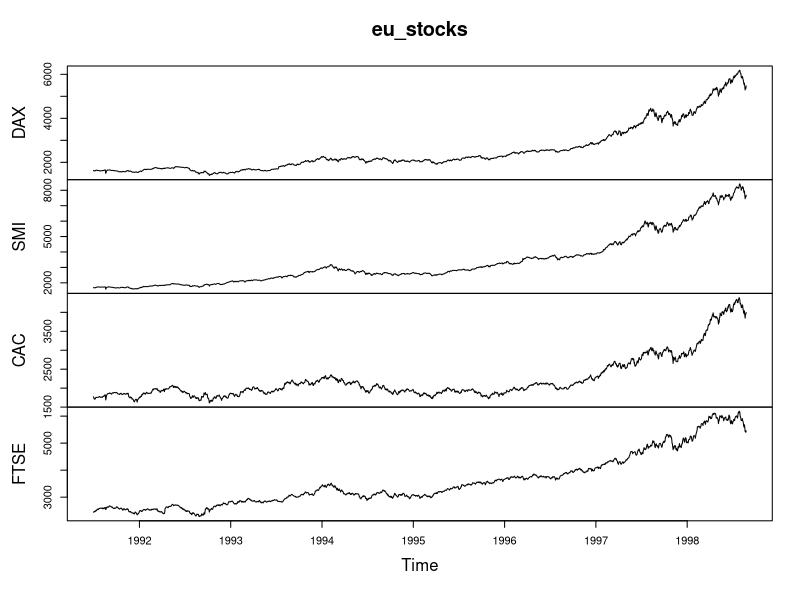
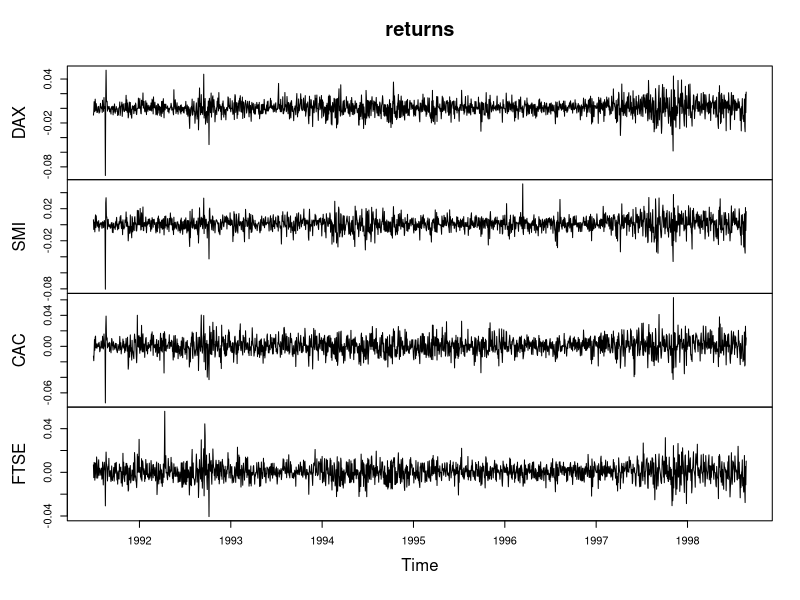
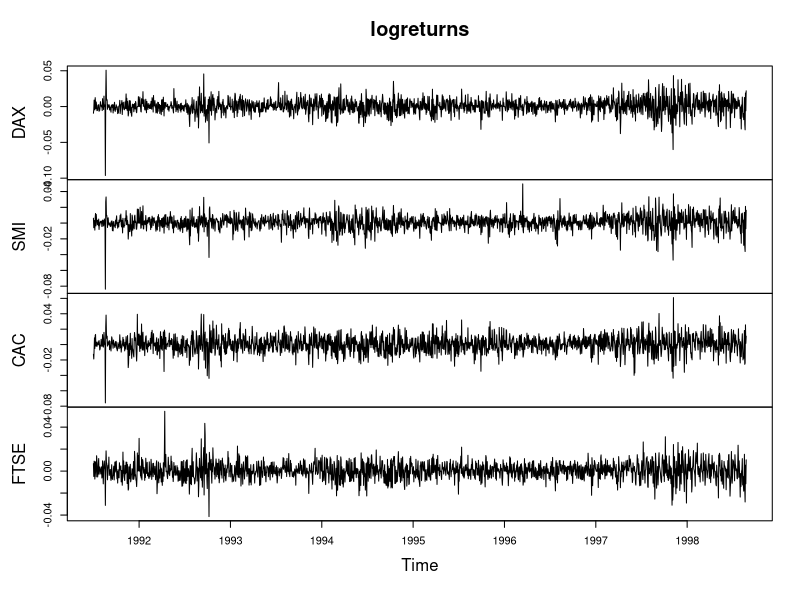
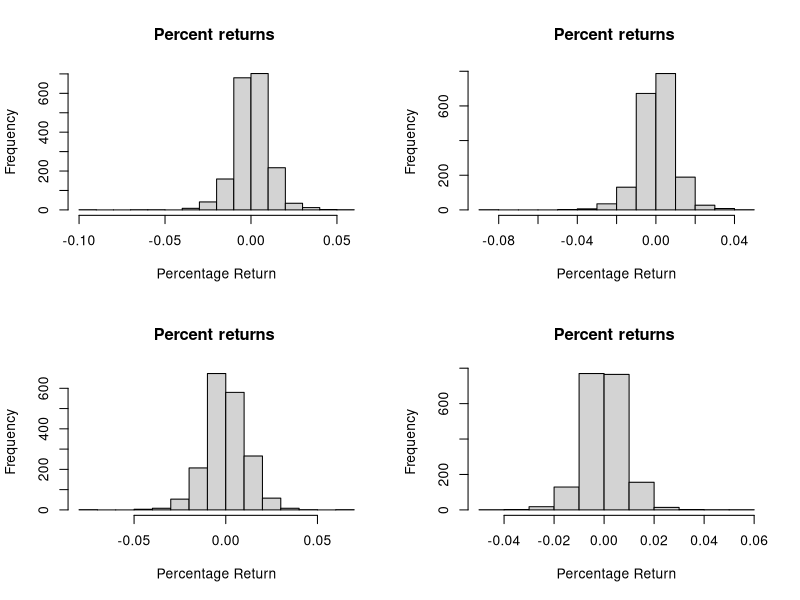
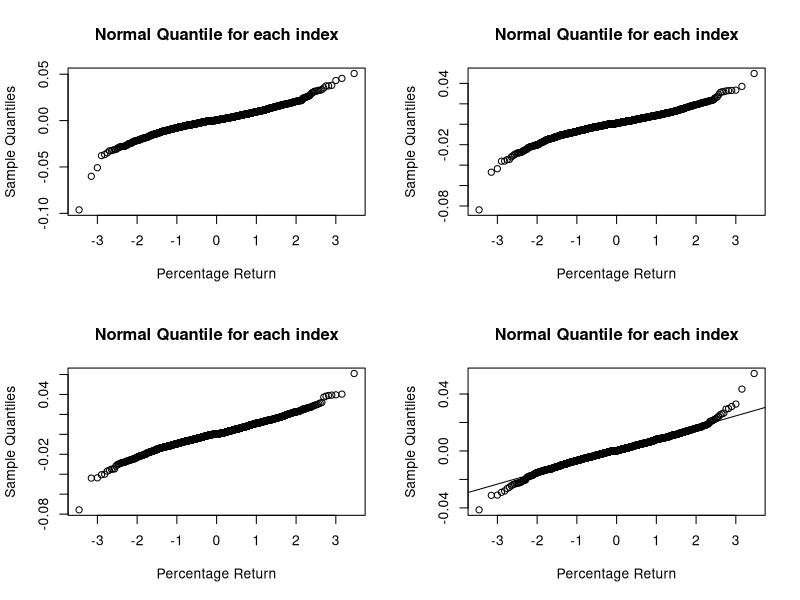
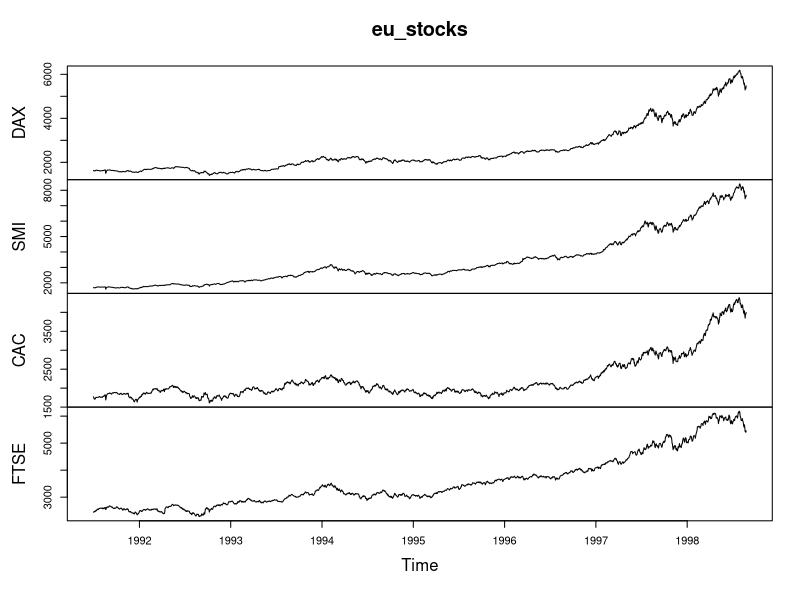
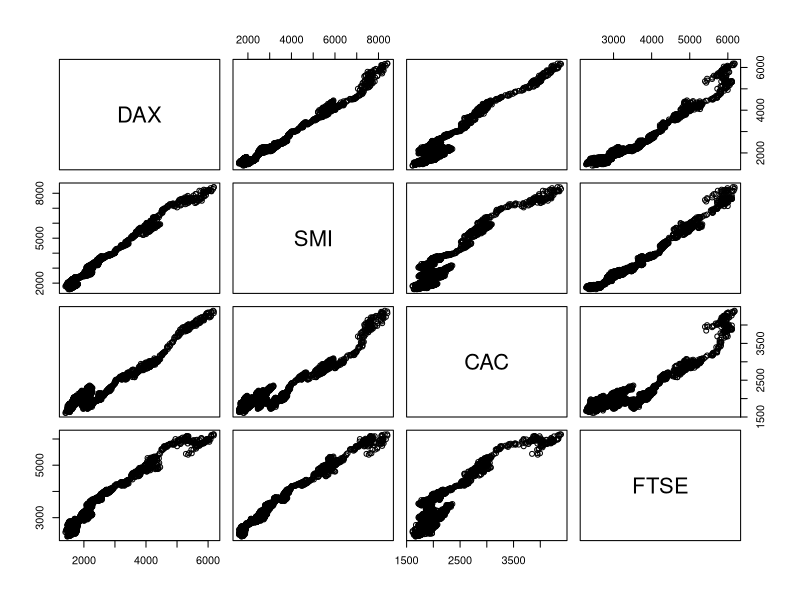
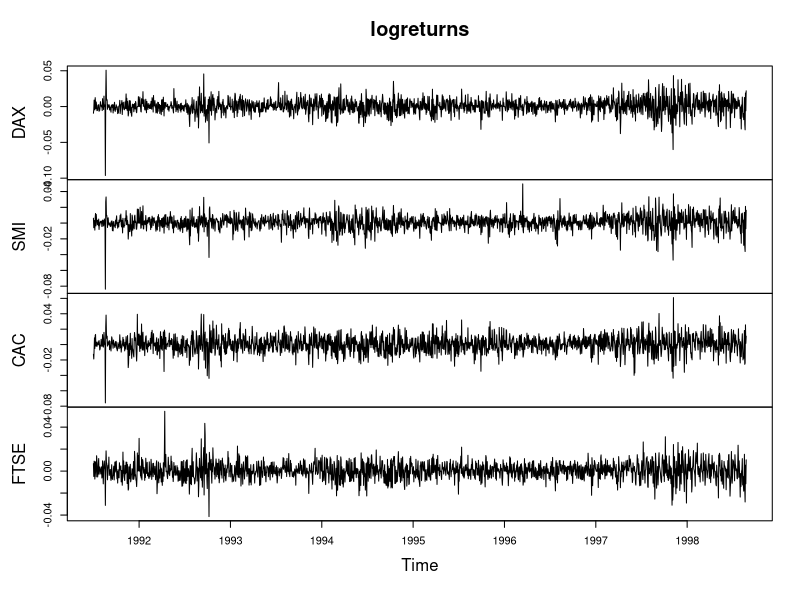

These charts were generated, in order, by the following R code:
## ---- chunk 1
knitr::opts_chunk$set(echo = TRUE)
## ---- chunk 2
eu_stocks<-EuStockMarkets

# Plot eu_stocks
plot(eu_stocks)

# Use this code to convert prices to returns
returns <- eu_stocks[-1,] / eu_stocks[-1860,] - 1

# Convert returns to ts
returns <- ts(returns, start = c(1991, 130), frequency = 260)

# Plot returns
plot(returns)

# Use this code to convert prices to log returns
logreturns <- diff(log(eu_stocks))

# Plot logreturns
plot(logreturns)

## ---- chunk 3

eu_percentreturns<-logreturns
# Generate means from eu_percentreturns
colMeans(eu_percentreturns)

# Use apply to calculate sample variance from eu_percentreturns
apply(eu_percentreturns, MARGIN = 2, FUN = var)

# Use apply to calculate standard deviation from eu_percentreturns
apply(eu_percentreturns, MARGIN = 2, FUN = sd)

# Display a histogram of percent returns for each index
par(mfrow = c(2,2))
apply(eu_percentreturns, MARGIN = 2, FUN = hist, main = "Percent returns ", xlab = "Percentage Return")

# Display normal quantile plots of percent returns for each index
par(mfrow = c(2,2))
apply(eu_percentreturns, MARGIN = 2, FUN = qqnorm, main = "Normal Quantile for each index", xlab = "Percentage Return")

qqline(eu_percentreturns)

## ---- chunk 4
#eu_stocks
# Make a scatterplot of DAX and FTSE
plot(eu_stocks)

# Make a scatterplot matrix of eu_stocks
pairs(eu_stocks)

# Convert eu_stocks to log returns
logreturns <- diff(log(eu_stocks))

# Plot logreturns
plot(logreturns)

# Make a scatterplot matrix of logreturns
pairs(logreturns)

## ---- chunk 5
head(logreturns)
DAX_logreturns<-logreturns[, "DAX"]
FTSE_logreturns<-logreturns[, "FTSE"]

## ---- chunk 6
# Use cov() with DAX_logreturns and FTSE_logreturns
cov(DAX_logreturns,FTSE_logreturns )

# Use cov() with logreturns
cov(logreturns)

# Use cor() with DAX_logreturns and FTSE_logreturns
cor(DAX_logreturns, FTSE_logreturns)

# Use cor() with logreturns
cor(logreturns)
## ---- chunk 7
set.seed(123)
n=length(DAX_logreturns)
x<-ts(DAX_logreturns)

# Define x_t0 as x[-1]
x_t0 <- x[-1]

# Define x_t1 as x[-n]
x_t1 <- x[-n]

# Confirm that x_t0 and x_t1 are (x[t], x[t-1]) pairs  
head(cbind(x_t0, x_t1))
  
# Plot x_t0 and x_t1
plot(x_t0, x_t1)
## ---- chunk 8

# View the correlation between x_t0 and x_t1
cor(x_t0, x_t1)

# Use acf with x
acf(x, lag.max = 1, plot = FALSE)

# Confirm that difference factor is (n-1)/n
cor(x_t1, x_t0) * (n-1)/n

## ---- chunk 9
# Generate ACF estimates for x up to lag-10
acf(x, lag.max = 10, plot = FALSE)

# Type the ACF estimate at lag-10 
0.009

# Type the ACF estimate at lag-5
-0.032

## ---- chunk 10
# View the ACF of x
acf(x)

## ---- chunk 11

y<-ts(sample(FTSE_logreturns, size = n))
# View the ACF of y
acf(y)

## ---- chunk 12

z<-ts(sample(logreturns[, "SMI"], size = n))
# View the ACF of z
acf(z)

